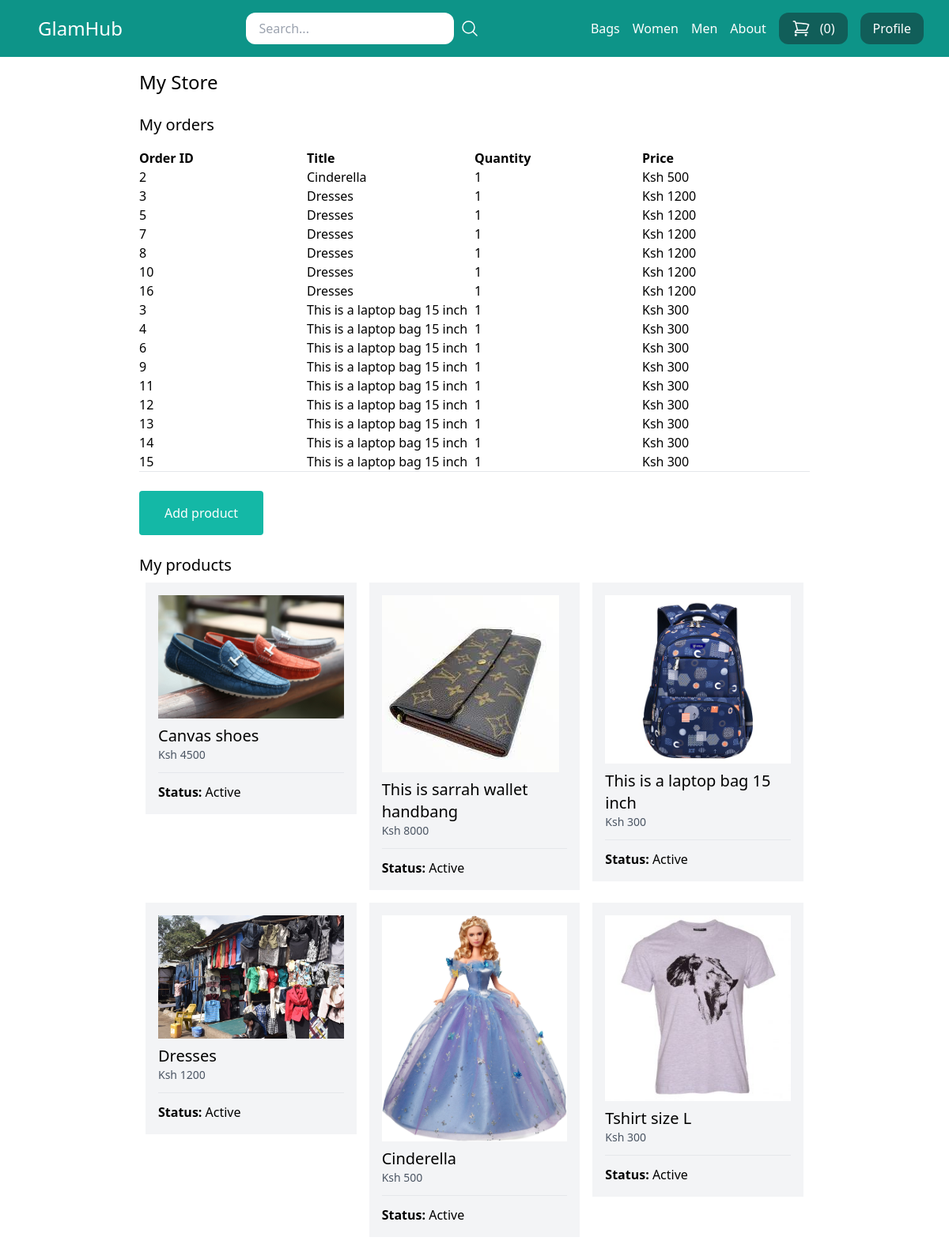
/my_store/ (signed in), run on an earlier commit of the app's database.
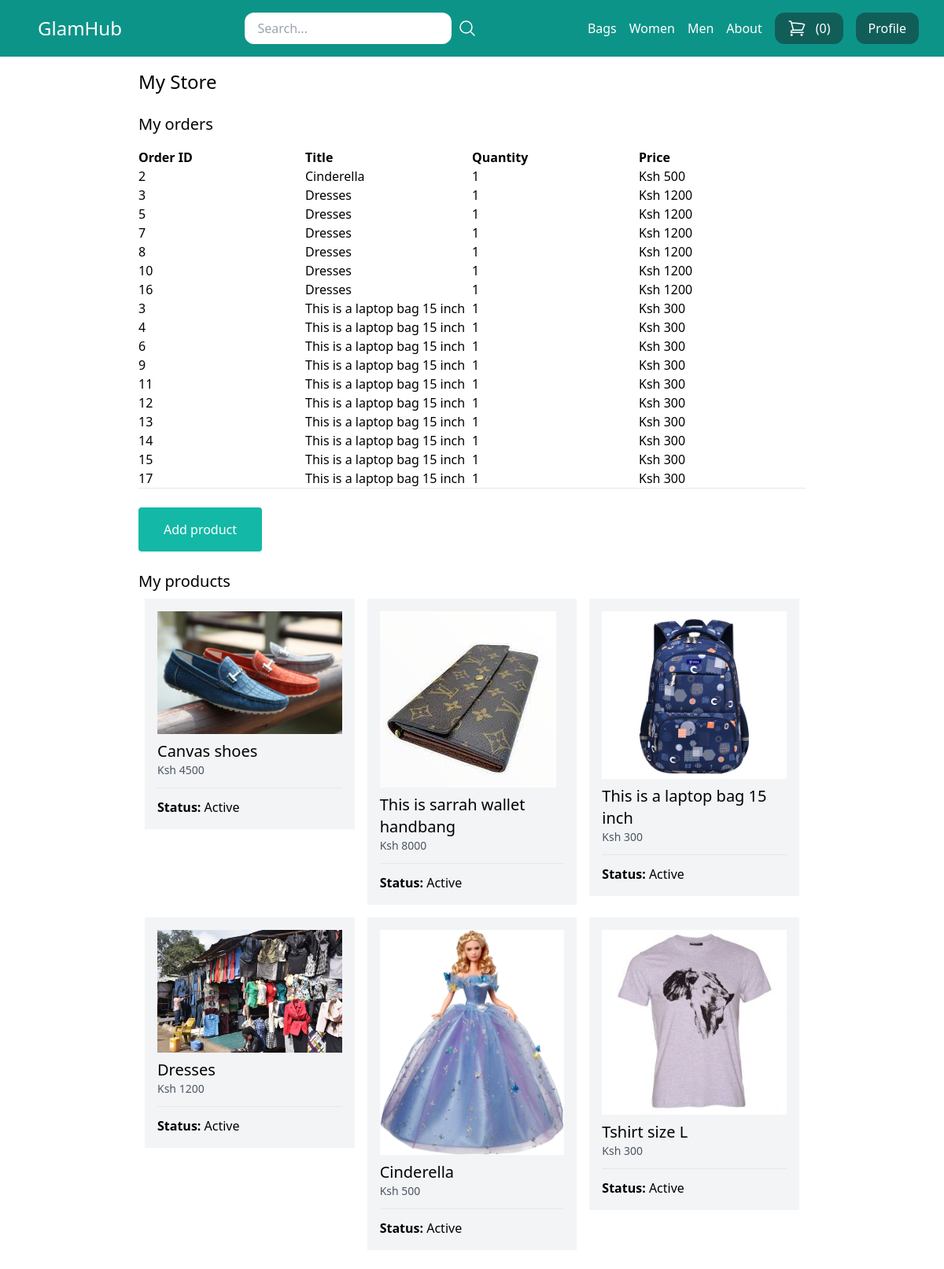
And on a later commit of the database.
### store/models.py (models this page shows, shortened)
class Category(models.Model):
    title = models.CharField(max_length=50)
    slug = models.SlugField(max_length=50)
    class Meta:
        verbose_name_plural = 'Categories'

class OrderItem(models.Model):
    order = models.ForeignKey(Order, related_name='items', on_delete=models.CASCADE)
    product = models.ForeignKey(Product, related_name='items', on_delete=models.CASCADE)
    price = models.IntegerField()
    quantity = models.IntegerField(default=1)
    def get_display_price(self):
        return self.price

class Order(models.Model):
    ORDERED = 'Ordered'
    SHIPPED = 'Shipped'
    STATUS_CHOICES = (
        (ORDERED, 'Ordered'),
        (SHIPPED, 'Shipped'),
    )
    first_name = models.CharField(max_length=255)
    last_name = models.CharField(max_length=255)
    email = models.EmailField(max_length=255)
    address = models.CharField(max_length=255)
    zip_code = models.CharField(max_length=255)
    city = models.CharField(max_length=255)
    phone_number = models.CharField(max_length=255)
    payment_intent = models.CharField(max_length=255)
    created_by = models.ForeignKey(User, related_name='orders', on_delete=models.SET_NULL, null=True, blank=True)
    created_at = models.DateTimeField(auto_now_add=True)
    paid_amount = models.IntegerField(blank=True, null=True)
    is_paid = models.BooleanField(default=False)
    status = models.CharField(max_length=20, choices=STATUS_CHOICES, default=ORDERED)

class Product(models.Model):
    DRAFT = 'draft'
    WAITING_APPROVAL = 'waiting_approval'
    ACTIVE = 'active'
    DELETED = 'deleted'
    STATUS_CHOICES = (
        (DRAFT, 'Draft'),
        (WAITING_APPROVAL, 'Waiting approval'),
        (ACTIVE, 'Active'),
        (DELETED, 'Deleted'),
    )
    user = models.ForeignKey(User, related_name='products', on_delete=models.CASCADE)
    category = models.ForeignKey(Category, related_name='products', on_delete=models.CASCADE)
    title = models.CharField(max_length=50)
    slug = models.SlugField(max_length=50)
    description = models.TextField(blank=True)
    price = models.IntegerField()
    image = models.ImageField(upload_to='uploads/product_images', blank=True, null=True)
    thumbnail = models.ImageField(upload_to='uploads/product_thumbnails', blank=True, null=True)
    created_at = models.DateTimeField(auto_now_add=True)
    updated_at = models.DateTimeField(auto_now=True)
    status = models.CharField(max_length=50, choices=STATUS_CHOICES, default=ACTIVE)
    class Meta:
        ordering = ['-created_at', ]
    def get_display_price(self):
        return self.price

### userprofile/views.py (the view)
# urls.py: path('my_store/', views.my_store, name='my_store'),
@login_required
def my_store(request):
    products = request.user.products.exclude(status=Product.DELETED)
    order_items = OrderItem.objects.filter(product__user=request.user)
    return render(request, 'userprofile/my_store.html', {
        'products': products,
        'order_items': order_items
    })

### store/cart.py (called while the page is built)
    def __len__(self):
        return sum(item['quantity'] for item in self.cart.values())

### store/context_processors.py (called while the page is built)
def cart(request):
    return {'cart': Cart(request)}

### store/templatetags/menu.py (called while the page is built)
@register.inclusion_tag('core/menu.html')
def menu():
    categories = Category.objects.all()
    return {'categories': categories}

### templates/userprofile/my_store.html (shortened to what this page needs)
{% extends 'core/base.html' %}
{% block content %}
    <h1 class="text-2xl">My Store</h1>
    <h2 class="mt-6 text-xl mb-4">My orders</h2>
    <div class="flex flex-wrap">
        <div class="w-1/4">
            <strong>Order ID</strong>
        </div>
        <div class="w-1/4">
            <strong>Title</strong>
        </div>
        <div class="w-1/4">
            <strong>Quantity</strong>
        </div>
        <div class="w-1/4">
            <strong>Price</strong>
        </div>
    </div>
    {% for order_item in order_items %}
        <div class="flex flex-wrap">
            <div class="w-1/4">
                <a href="{% url 'my_store_order_detail' order_item.id %}">{{ order_item.order.id }}</a>
            </div>
            <div class="w-1/4">
                {{ order_item.product.title }}
            </div>
            <div class="w-1/4">
                {{ order_item.quantity }}
            </div>
            <div class="w-1/4">
                Ksh {{ order_item.get_display_price }}
            </div>
        </div>
    {% endfor %}
    <hr>
    <a href="{% url 'add_product' %}" class="mt-6 inline-block py-4 px-8 bg-teal-500 text-white rounded">Add product</a>
    <h2 class="mt-6 text-xl">My products</h2>
    {% if products %}
        <div class="flex flex-wrap">
    {% for product in products %}
        <div class="product w-1/3 p-2">
            <div class="p-4 bg-gray-100">
                <a href="{% url 'edit_product' product.id %}">
                    {% if product.image %}
                    <div class="image mb-2">
                        <img src="{{ product.image.url }}" alt="image of {{ product.title }}">
                    </div>
                    {% endif %}
                    <h2 class="text-xl">{{ product.title }}</h2>
                    <p class="text-sm text-gray-600">Ksh {{ product.get_display_price }}</p>
                    <hr class="my-3">
                    <p>
                        <strong>Status: </strong>
                        {{ product.get_status_display }}
                    </p>
                </a>
            </div>
        </div>
    {% endfor %}
        </div>
    {% else %}
        <p class="mt-4 py-4 px-8 bg-gray-200">You don't have any products yet...</p>
    {% endif %}
{% endblock %}

### templates/core/menu.html
{% for category in categories %}
    <a href="{% url 'category_detail' category.slug %}" class="text-white">{{ category.title }}</a>
{% endfor %}
<a href="{% url 'about' %}" class="text-white">About</a>

What changed in the data, as far as the page shows it:
added OrderItem: order.id "17", product "This is a laptop bag 15 inch", quantity "1", get_display_price "300"
